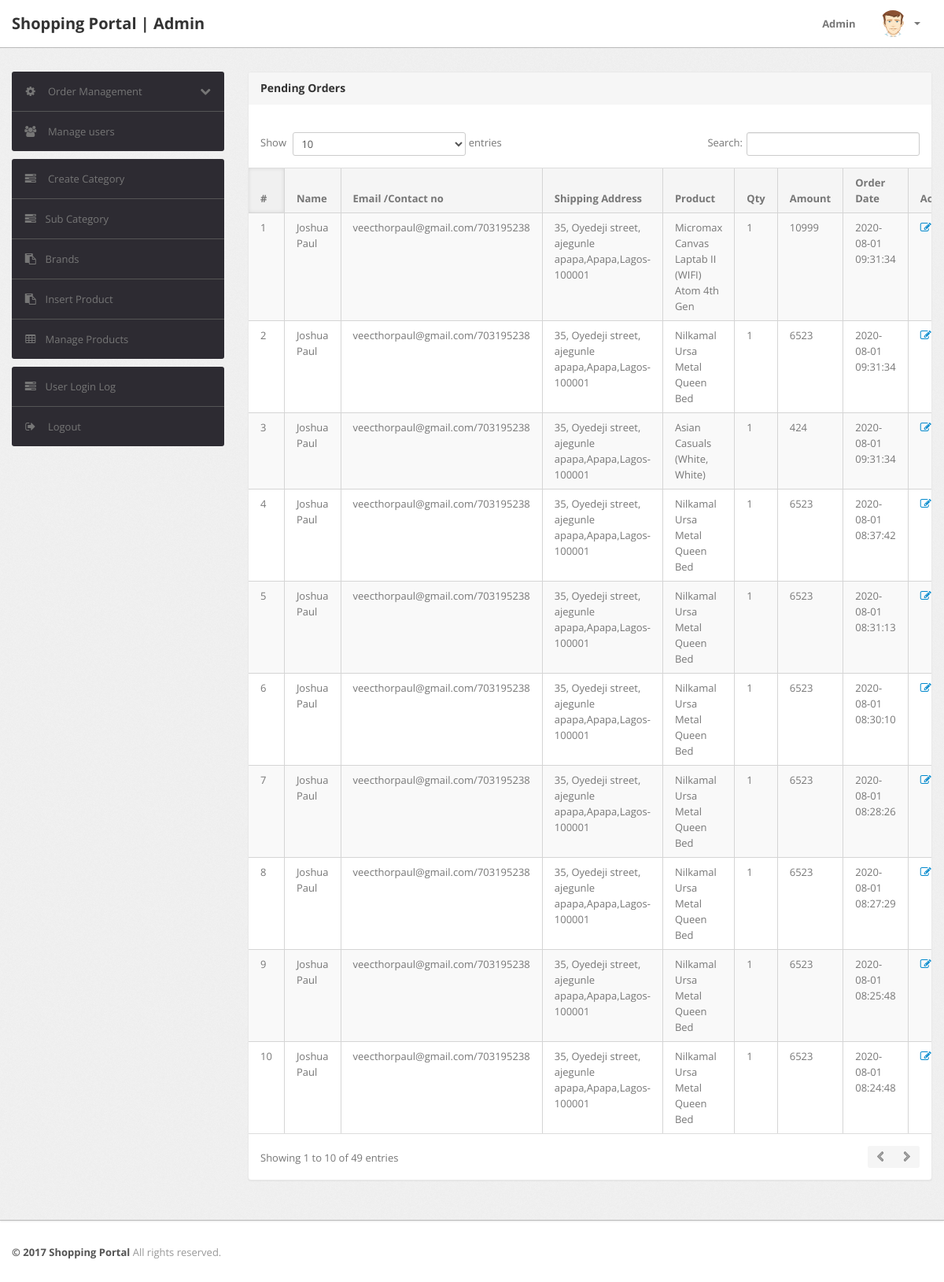
/admin/pending-orders.php (signed in), run on the app's committed database.
### tables this page shows
CREATE TABLE IF NOT EXISTS `orders` (
  `id` int(11) NOT NULL AUTO_INCREMENT,
  `userId` int(11) DEFAULT NULL,
  `productId` varchar(255) DEFAULT NULL,
  `quantity` int(11) DEFAULT NULL,
  `orderNumber` int(10) DEFAULT NULL,
  `orderDate` timestamp NOT NULL DEFAULT CURRENT_TIMESTAMP,
  `paymentMethod` varchar(50) DEFAULT NULL,
  `orderStatus` varchar(55) DEFAULT NULL,
  PRIMARY KEY (`id`)
);

CREATE TABLE IF NOT EXISTS `users` (
  `id` int(11) NOT NULL AUTO_INCREMENT,
  `name` varchar(255) DEFAULT NULL,
  `email` varchar(255) DEFAULT NULL,
  `contactno` bigint(11) DEFAULT NULL,
  `password` varchar(255) DEFAULT NULL,
  `shippingAddress` longtext,
  `shippingState` varchar(255) DEFAULT NULL,
  `shippingCity` varchar(255) DEFAULT NULL,
  `shippingPincode` int(11) DEFAULT NULL,
  `billingAddress` longtext,
  `billingState` varchar(255) DEFAULT NULL,
  `billingCity` varchar(255) DEFAULT NULL,
  `billingPincode` int(11) DEFAULT NULL,
  `regDate` timestamp NOT NULL DEFAULT CURRENT_TIMESTAMP,
  `updationDate` varchar(255) DEFAULT NULL,
  PRIMARY KEY (`id`)
);

CREATE TABLE IF NOT EXISTS `products` (
  `id` int(11) NOT NULL AUTO_INCREMENT,
  `category` int(11) NOT NULL,
  `subCategory` int(11) DEFAULT NULL,
  `productName` varchar(255) DEFAULT NULL,
  `productCompany` varchar(255) DEFAULT NULL,
  `productPrice` int(11) DEFAULT NULL,
  `productQuantity` int(11) DEFAULT NULL,
  `productPriceBeforeDiscount` int(11) DEFAULT NULL,
  `productDescription` longtext,
  `productImage1` varchar(255) DEFAULT NULL,
  `productImage2` varchar(255) DEFAULT NULL,
  `productImage3` varchar(255) DEFAULT NULL,
  `shippingCharge` int(11) DEFAULT NULL,
  `productAvailability` varchar(255) DEFAULT NULL,
  `postingDate` timestamp NULL DEFAULT CURRENT_TIMESTAMP,
  `updationDate` varchar(255) DEFAULT NULL,
  PRIMARY KEY (`id`)
);

### admin/pending-orders.php (the view, shortened to what this page needs)
<?php
include('include/config.php');
if(strlen($_SESSION['alogin'])==0)
	{
header('location:index.php');
}
else{
?>
<!DOCTYPE html>
<html lang="en">
<head>
	<link type="text/css" href="bootstrap/css/bootstrap.min.css" rel="stylesheet">
	<link type="text/css" href="bootstrap/css/bootstrap-responsive.min.css" rel="stylesheet">
	<link type="text/css" href="css/theme.css" rel="stylesheet">
	<link type="text/css" href="images/icons/css/font-awesome.css" rel="stylesheet">
</head>
<body>
<?php include('include/header.php');?>
	<div class="wrapper">
		<div class="container">
			<div class="row">
<?php include('include/sidebar.php');?>
			<div class="span9">
					<div class="content">
	<div class="module">
							<div class="module-head">
								<h3>Pending Orders</h3>
							</div>
							<div class="module-body table">
									<br />
								<table cellpadding="0" cellspacing="0" border="0" class="datatable-1 table table-bordered table-striped	 display" >
									<thead>
										<tr>
											<th>#</th>
											<th> Name</th>
											<th width="50">Email /Contact no</th>
											<th>Shipping Address</th>
											<th>Product </th>
											<th>Qty </th>
											<th>Amount </th>
											<th>Order Date</th>
											<th>Action</th>
										</tr>
									</thead>
<tbody>
<?php
$status='Delivered';
$query=mysqli_query($con,"select users.name as username,users.email as useremail,users.contactno as usercontact,users.shippingAddress as shippingaddress,users.shippingCity as shippingcity,users.shippingState as shippingstate,users.shippingPincode as shippingpincode,products.productName as productname,products.shippingCharge as shippingcharge,orders.quantity as quantity,orders.orderDate as orderdate,products.productPrice as productprice,orders.id as id  from orders join users on  orders.userId=users.id join products on products.id=orders.productId where orders.	orderStatus!='$status' or orders.orderStatus is null order by orderdate desc");
$cnt=1;
while($row=mysqli_fetch_array($query))
{
?>
										<tr>
											<td><?php echo htmlentities($cnt);?></td>
											<td><?php echo htmlentities($row['username']);?></td>
<td><?php echo htmlentities($row['useremail']);?>/<?php echo htmlentities($row['usercontact']);?></td>
<td><?php echo htmlentities($row['shippingaddress'].",".$row['shippingcity'].",".$row['shippingstate']."-".$row['shippingpincode']);?></td>
											<td><?php echo htmlentities($row['productname']);?></td>
											<td><?php echo htmlentities($row['quantity']);?></td>
											<td><?php echo htmlentities($row['quantity']*$row['productprice']+$row['shippingcharge']);?></td>
											<td><?php echo htmlentities($row['orderdate']);?></td>
											<td>   <a href="updateorder.php?oid=<?php echo htmlentities($row['id']);?>" title="Update order" target="_blank"><i class="icon-edit"></i></a>
											</td>
											</tr>
										<?php $cnt=$cnt+1; } ?>
										</tbody>
								</table>
							</div>
						</div>
					</div>
				</div>
			</div>
		</div>
	</div>
<?php include('include/footer.php');?>
</body>
<?php } ?>

### data on the page
orders: userId.name "Joshua Paul", userId.email "veecthorpaul@gmail.com", userId.contactno "703195238", userId.shippingPincode "35, Oyedeji street, ajegunle apapa,Apapa,Lagos-100001", productId.productName "Micromax Canvas Laptab II (WIFI) Atom 4th Gen", quantity "1", $row['quantity']*$row['productprice']+$row['shippingcharge'] "10999", orderDate "2020-08-01 09:31:34"
orders: userId.name "Joshua Paul", userId.email "veecthorpaul@gmail.com", userId.contactno "703195238", userId.shippingPincode "35, Oyedeji street, ajegunle apapa,Apapa,Lagos-100001", productId.productName "Nilkamal Ursa Metal Queen Bed", quantity "1", $row['quantity']*$row['productprice']+$row['shippingcharge'] "6523", orderDate "2020-08-01 09:31:34"
orders: userId.name "Joshua Paul", userId.email "veecthorpaul@gmail.com", userId.contactno "703195238", userId.shippingPincode "35, Oyedeji street, ajegunle apapa,Apapa,Lagos-100001", productId.productName "Asian Casuals (White, White)", quantity "1", $row['quantity']*$row['productprice']+$row['shippingcharge'] "424", orderDate "2020-08-01 09:31:34"
orders: userId.name "Joshua Paul", userId.email "veecthorpaul@gmail.com", userId.contactno "703195238", userId.shippingPincode "35, Oyedeji street, ajegunle apapa,Apapa,Lagos-100001", productId.productName "Nilkamal Ursa Metal Queen Bed", quantity "1", $row['quantity']*$row['productprice']+$row['shippingcharge'] "6523", orderDate "2020-08-01 08:37:42"
orders: userId.name "Joshua Paul", userId.email "veecthorpaul@gmail.com", userId.contactno "703195238", userId.shippingPincode "35, Oyedeji street, ajegunle apapa,Apapa,Lagos-100001", productId.productName "Nilkamal Ursa Metal Queen Bed", quantity "1", $row['quantity']*$row['productprice']+$row['shippingcharge'] "6523", orderDate "2020-08-01 08:31:13"
orders: userId.name "Joshua Paul", userId.email "veecthorpaul@gmail.com", userId.contactno "703195238", userId.shippingPincode "35, Oyedeji street, ajegunle apapa,Apapa,Lagos-100001", productId.productName "Nilkamal Ursa Metal Queen Bed", quantity "1", $row['quantity']*$row['productprice']+$row['shippingcharge'] "6523", orderDate "2020-08-01 08:30:10"
orders: userId.name "Joshua Paul", userId.email "veecthorpaul@gmail.com", userId.contactno "703195238", userId.shippingPincode "35, Oyedeji street, ajegunle apapa,Apapa,Lagos-100001", productId.productName "Nilkamal Ursa Metal Queen Bed", quantity "1", $row['quantity']*$row['productprice']+$row['shippingcharge'] "6523", orderDate "2020-08-01 08:28:26"
orders: userId.name "Joshua Paul", userId.email "veecthorpaul@gmail.com", userId.contactno "703195238", userId.shippingPincode "35, Oyedeji street, ajegunle apapa,Apapa,Lagos-100001", productId.productName "Nilkamal Ursa Metal Queen Bed", quantity "1", $row['quantity']*$row['productprice']+$row['shippingcharge'] "6523", orderDate "2020-08-01 08:27:29"
orders: userId.name "Joshua Paul", userId.email "veecthorpaul@gmail.com", userId.contactno "703195238", userId.shippingPincode "35, Oyedeji street, ajegunle apapa,Apapa,Lagos-100001", productId.productName "Nilkamal Ursa Metal Queen Bed", quantity "1", $row['quantity']*$row['productprice']+$row['shippingcharge'] "6523", orderDate "2020-08-01 08:25:48"
orders: userId.name "Joshua Paul", userId.email "veecthorpaul@gmail.com", userId.contactno "703195238", userId.shippingPincode "35, Oyedeji street, ajegunle apapa,Apapa,Lagos-100001", productId.productName "Nilkamal Ursa Metal Queen Bed", quantity "1", $row['quantity']*$row['productprice']+$row['shippingcharge'] "6523", orderDate "2020-08-01 08:24:48"
